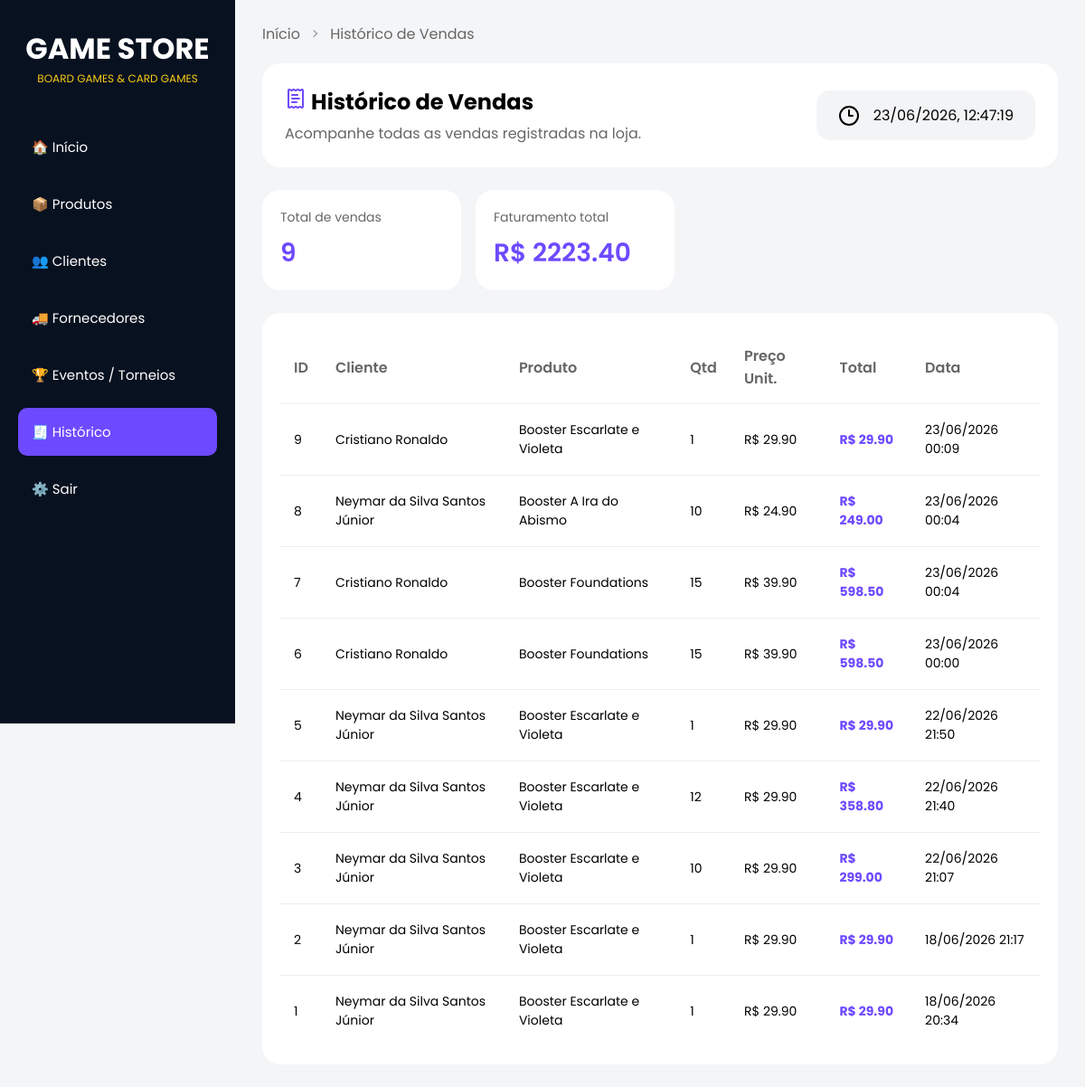
/historico (signed in), run on the app's committed database.
### tables this page shows
CREATE TABLE vendas (
            id INTEGER PRIMARY KEY AUTOINCREMENT,
            id_cliente INTEGER NOT NULL,
            id_produto INTEGER NOT NULL,
            data TEXT NOT NULL, quantidade INTEGER NOT NULL DEFAULT 1,
            FOREIGN KEY (id_cliente) REFERENCES clientes(id),
            FOREIGN KEY (id_produto) REFERENCES produtos(id)
        );

CREATE TABLE clientes(
            id INTEGER NOT NULL PRIMARY KEY AUTOINCREMENT,
            nome TEXT NOT NULL, 
            cpf TEXT NOT NULL UNIQUE,
            telefone TEXT NOT NULL,
            email TEXT NOT NULL UNIQUE
        );

CREATE TABLE produtos (
            id INTEGER PRIMARY KEY AUTOINCREMENT,
            produto TEXT NOT NULL,
            tipo TEXT NOT NULL,
            preco INTEGER NOT NULL,
            estoque INTEGER NOT NULL
        );

### routes.py (the view)
@app.route("/historico")
@login_required
def historico():
    criar_tabela_vendas()
    vendas = listar_vendas()
    faturamento = sum(v[3] * v[4] for v in vendas) if vendas else 0
    return render_template(
        "historico.html",
        vendas=vendas,
        total_vendas=len(vendas),
        faturamento=faturamento
    )

### database.py (called while the page is built)
def conectar():
    return sqlite3.connect(CAMINHO_BANCO)

### modules/vendas.py (called while the page is built)
def criar_tabela_vendas():
    conn = conectar()
    cursor = conn.cursor()
    cursor.execute("""
        CREATE TABLE IF NOT EXISTS vendas (
            id INTEGER PRIMARY KEY AUTOINCREMENT,
            id_cliente INTEGER NOT NULL,
            id_produto INTEGER NOT NULL,
            quantidade INTEGER NOT NULL,
            data TEXT NOT NULL,
            FOREIGN KEY (id_cliente) REFERENCES clientes(id),
            FOREIGN KEY (id_produto) REFERENCES produtos(id)
        )
    """)
    conn.commit()
    conn.close()

def listar_vendas():
    conn = conectar()
    cursor = conn.cursor()
    cursor.execute("""
        SELECT v.id, c.nome, p.produto, v.quantidade, p.preco, v.data
        FROM vendas v
        JOIN clientes c ON v.id_cliente = c.id
        JOIN produtos p ON v.id_produto = p.id
        ORDER BY v.id DESC
    """)
    resultado = cursor.fetchall()
    conn.close()
    return resultado

### routes.py (called while the page is built)
def login_required(f):
    @functools.wraps(f)
    def decorated(*args, **kwargs):
        if not session.get('logado'):
            return redirect('/login')
        return f(*args, **kwargs)
    return decorated

### templates/historico.html (shortened to what this page needs)
<!doctype html>
<html lang="pt-BR">
<head>
  <link rel="stylesheet" href="{{ url_for('static', filename='historico.css') }}" />
</head>
<body>
  <div class="sidebar">
    <div class="logo">
      <h1>GAME STORE</h1>
      <p>BOARD GAMES & CARD GAMES</p>
    </div>
    <div class="menu">
      <a href="/">🏠 Início</a>
      <a href="/produtos">📦 Produtos</a>
      <a href="/clientes">👥 Clientes</a>
      <a href="/fornecedores">🚚 Fornecedores</a>
      <a href="/eventos">🏆 Eventos / Torneios</a>
      <a href="/historico" class="active">🧾 Histórico</a>
      <a href="/logout">⚙️ Sair</a>
    </div>
  </div>
  <main class="main">
    <div class="breadcrumb">
      <a href="/">Início</a>
      <span>></span>
      <a href="/historico">Histórico de Vendas</a>
    </div>
    <section class="topo">
      <div class="titulo-subt">
        <h1><i data-lucide="receipt-text" class="lucide-historico"></i> Histórico de Vendas</h1>
        <p>Acompanhe todas as vendas registradas na loja.</p>
      </div>
      <div class="data">
        <i data-lucide="clock-3"></i>
        <time id="data-hora" class="data-textos"></time>
      </div>
    </section>
    <div class="card-resumo">
      <div class="resumo-item">
        <span class="resumo-label">Total de vendas</span>
        <strong class="resumo-valor">{{ total_vendas }}</strong>
      </div>
      <div class="resumo-item">
        <span class="resumo-label">Faturamento total</span>
        <strong class="resumo-valor">R$ {{ "%.2f"|format(faturamento) }}</strong>
      </div>
    </div>
    <div class="card-tabela">
      <table class="tabela-historico">
        <thead>
          <tr>
            <th>ID</th>
            <th>Cliente</th>
            <th>Produto</th>
            <th>Qtd</th>
            <th>Preço Unit.</th>
            <th>Total</th>
            <th>Data</th>
          </tr>
        </thead>
        <tbody>
          {% for venda in vendas %}
          <tr>
            <td>{{ venda[0] }}</td>
            <td>{{ venda[1] }}</td>
            <td>{{ venda[2] }}</td>
            <td>{{ venda[3] }}</td>
            <td>R$ {{ "%.2f"|format(venda[4]) }}</td>
            <td><strong>R$ {{ "%.2f"|format(venda[3] * venda[4]) }}</strong></td>
            <td>{{ venda[5] }}</td>
          </tr>
          {% else %}
          <tr>
            <td colspan="7" style="text-align:center; color:#999; padding:30px;">
              Nenhuma venda registrada ainda.
            </td>
          </tr>
          {% endfor %}
        </tbody>
      </table>
    </div>
  </main>
</body>
</html>

### static/historico.css (style rules this page uses)
* { margin: 0; padding: 0; box-sizing: border-box; font-family: "Poppins", sans-serif; }
body { background: #f4f5f7; display: flex; }
.sidebar { width: 260px; height: 100vh; background: #081120; color: white; padding: 30px 20px; position: fixed; }
.logo { text-align: center; margin-bottom: 40px; }
.logo h1 { font-size: 32px; }
.logo p { color: #facc15; font-size: 12px; }
.menu { display: flex; flex-direction: column; gap: 10px; }
.menu a { text-decoration: none; color: white; padding: 15px; border-radius: 10px; transition: 0.3s; font-size: 15px; }
.menu a:hover, .menu a.active { background: #6d4aff; }
.main { margin-left: 260px; width: calc(100% - 260px); padding: 25px 30px; }
.breadcrumb { margin-bottom: 20px; }
.breadcrumb a { text-decoration: none; color: #666; }
.breadcrumb span { margin: 0 8px; color: #999; }
.topo { display: flex; align-items: center; gap: 20px; background: white; padding: 25px; border-radius: 20px; margin-bottom: 25px; }
.titulo-subt { flex: 1; }
.titulo-subt h1 { margin-bottom: 5px; }
.titulo-subt p { color: #666; }
.lucide-historico { color: #6d4aff; }
.data { display: flex; align-items: center; gap: 15px; background: #f3f4f6; padding: 15px 24px; border-radius: 15px; }
.card-resumo { display: flex; gap: 16px; margin-bottom: 25px; }
.resumo-item { background: white; border-radius: 20px; padding: 20px; min-width: 220px; }
.resumo-label { font-size: 14px; color: #666; display: block; margin-bottom: 8px; }
.resumo-valor { font-size: 28px; color: #6d4aff; font-weight: 600; }
.card-tabela { background: white; border-radius: 20px; padding: 20px; overflow-x: auto; }
.tabela-historico { width: 100%; border-collapse: collapse; min-width: 700px; }
.tabela-historico th { text-align: left; color: #666; font-weight: 600; padding: 15px; }
.tabela-historico td { padding: 18px 15px; border-top: 1px solid #eee; font-size: 14px; }
.tabela-historico td strong { color: #6d4aff; }

### data on the page
vendas: id "9", nome "Cristiano Ronaldo", produto "Booster Escarlate e Violeta", quantidade "1", venda[3]*venda[4] "29.90", data "23/06/2026 00:09"
produtos: preco "29.90"
vendas: id "8", nome "Neymar da Silva Santos Júnior", produto "Booster A Ira do Abismo", quantidade "10", venda[3]*venda[4] "249.00", data "23/06/2026 00:04"
produtos: preco "24.90"
vendas: id "7", nome "Cristiano Ronaldo", produto "Booster Foundations", quantidade "15", venda[3]*venda[4] "598.50", data "23/06/2026 00:04"
produtos: preco "39.90"
vendas: id "6", nome "Cristiano Ronaldo", produto "Booster Foundations", quantidade "15", venda[3]*venda[4] "598.50", data "23/06/2026 00:00"
vendas: id "5", nome "Neymar da Silva Santos Júnior", produto "Booster Escarlate e Violeta", quantidade "1", venda[3]*venda[4] "29.90", data "22/06/2026 21:50"
vendas: id "4", nome "Neymar da Silva Santos Júnior", produto "Booster Escarlate e Violeta", quantidade "12", venda[3]*venda[4] "358.80", data "22/06/2026 21:40"
vendas: id "3", nome "Neymar da Silva Santos Júnior", produto "Booster Escarlate e Violeta", quantidade "10", venda[3]*venda[4] "299.00", data "22/06/2026 21:07"
vendas: id "2", nome "Neymar da Silva Santos Júnior", produto "Booster Escarlate e Violeta", quantidade "1", venda[3]*venda[4] "29.90", data "18/06/2026 21:17"
vendas: id "1", nome "Neymar da Silva Santos Júnior", produto "Booster Escarlate e Violeta", quantidade "1", venda[3]*venda[4] "29.90", data "18/06/2026 20:34"

### other printed values
{{ total_vendas }} "9"
{{ "%.2f"|format(faturamento) }} "2223.40"
